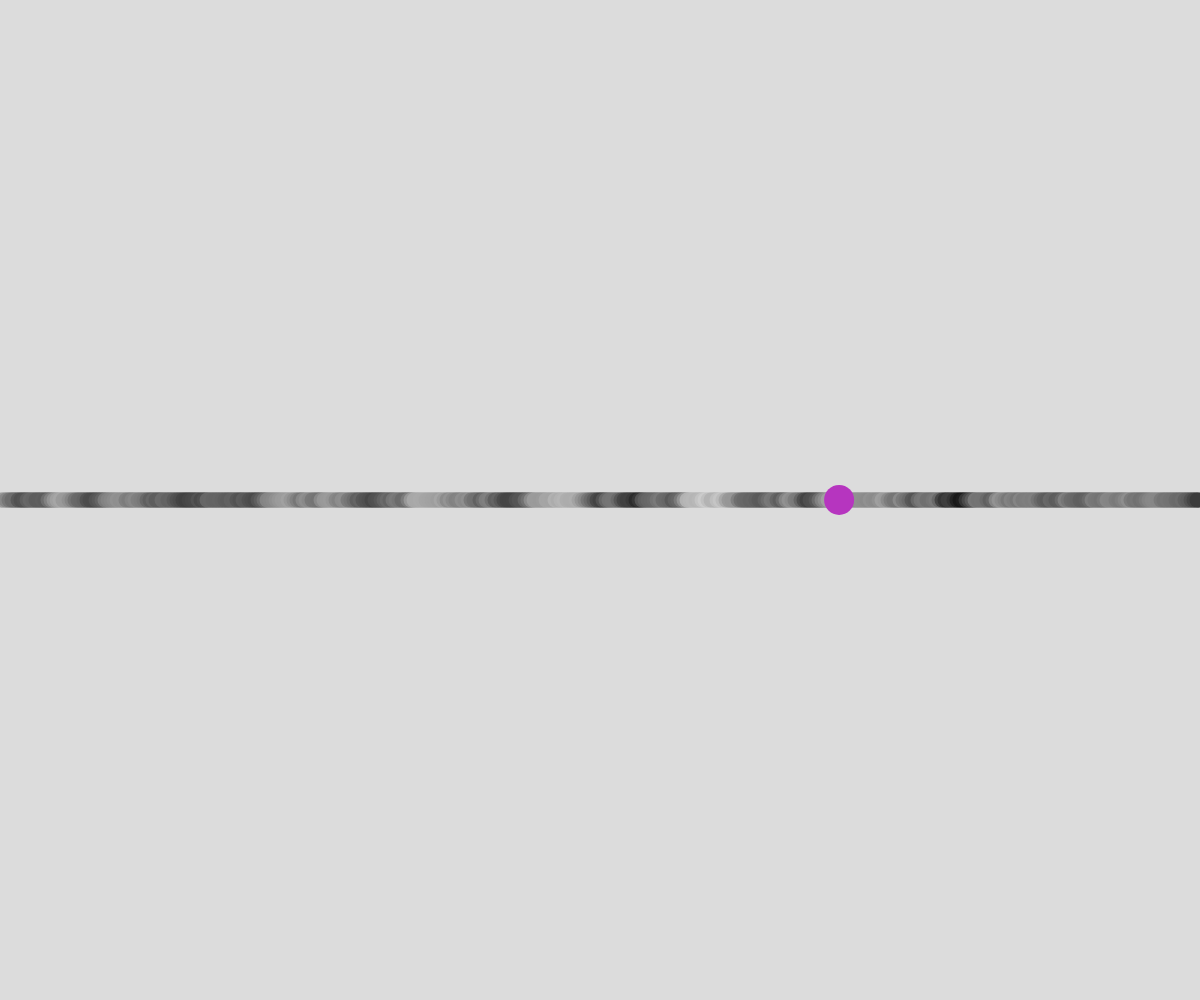
Frame 1 (no input)
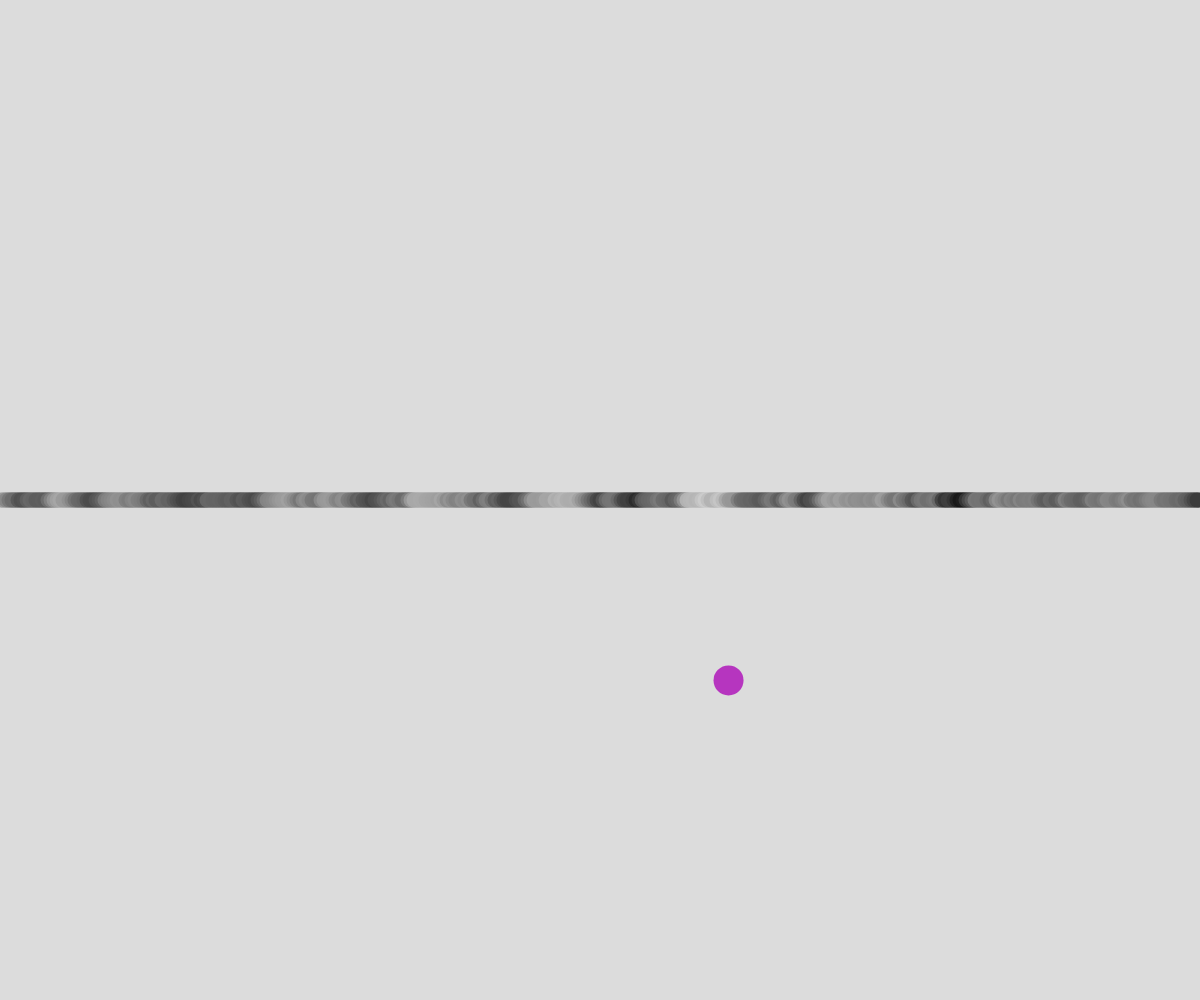
Frame 60 (no input)
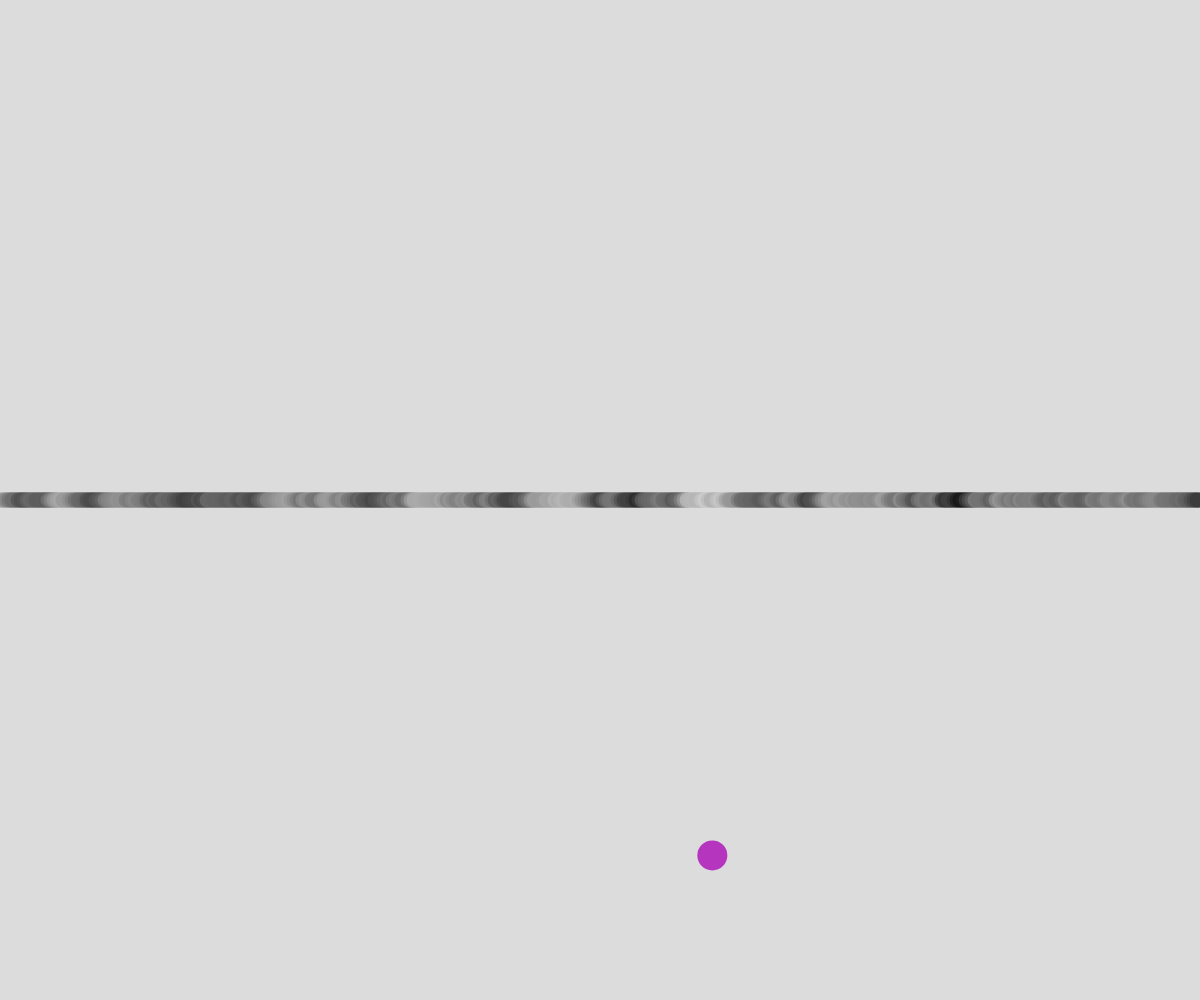
Frame 120 (the mouse pressed at the canvas centre since frame 60)

The p5.js sketch that drew these frames (run headless with seeded random() and noise() and a simulated clock; from frame 60 on, the mouse is pressed at the canvas centre):

// p5.js sketch
// ── sketch.js
// Noisy Numbers with Object and Noise
// Mr. Scott / David Shi style
// March 7, 2024

let segmentLength = 3;
let ball;

function setup() {
  createCanvas(windowWidth, windowHeight);
  
  // Initialize ball object
  ball = {
    x: width * 0.7,
    y: height / 2,
    size: 30,
    color: color(random(255), random(255), random(255)),
    timeX: random(100),
    timeY: random(100),
    timeStep: 0.03
  };
}

function draw() {
  background(220);
  segmentLine();
  moveBall(ball);
}

function segmentLine() {
  strokeWeight(15);
  let greyTime = 0;
  let x = 0;
  
  while (x < width) {
    let greyValue = noise(greyTime);  // Perlin noise from 0 to 1
    greyValue = map(greyValue, 0, 1, 0, 255);
    stroke(greyValue);
    line(x, height / 2, x + segmentLength, height / 2);
    greyTime += 0.1;
    x += segmentLength;
  }
}

function moveBall(b) {
  // Use noise for smooth movement in both x and y directions
  let dx = noise(b.timeX);
  dx = map(dx, 0, 1, -10, 10);
  
  let dy = noise(b.timeY);
  dy = map(dy, 0, 1, -10, 10);
  
  b.x += dx;
  b.y += dy;
  
  // Increment noise time variables
  b.timeX += b.timeStep;
  b.timeY += b.timeStep;
  
  // Keep ball inside the canvas
  b.x = constrain(b.x, b.size / 2, width - b.size / 2);
  b.y = constrain(b.y, b.size / 2, height - b.size / 2);
  
  fill(b.color);
  noStroke();
  circle(b.x, b.y, b.size);
}
